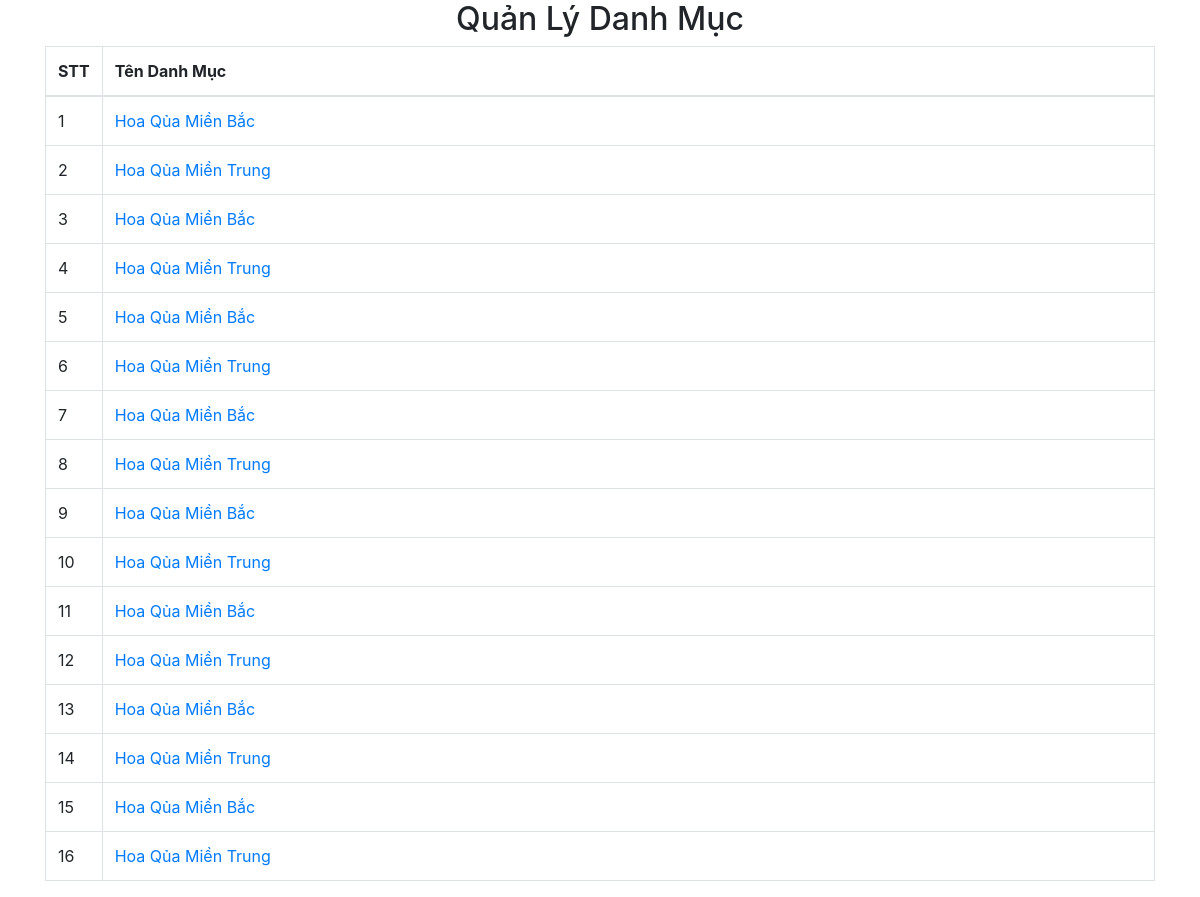
The app's page /frontend/index.php with its own data.
### tables this page shows
CREATE TABLE `category` (
  `id` int(11) NOT NULL,
  `name` varchar(50) NOT NULL,
  `created_at` datetime DEFAULT NULL,
  `updated_at` datetime DEFAULT NULL
);

### db/dbhelper.php (called while the page is built, shortened)
<?php
function executeResult($sql) {
	$con = mysqli_connect(HOST, USERNAME, PASSWORD, DATABASE);
    mysqli_set_charset($con, 'utf8');
	$result = mysqli_query($con, $sql);
	$data   = [];
	if($result != null)
	{
		while ($row = mysqli_fetch_array($result, 1))
		{
			$data[] = $row;
		}
	}
	return $data;
}

### frontend/index.php (the view, shortened to what this page needs)
<!DOCTYPE html>
<html>
<head>
	<link rel="stylesheet" href="https://maxcdn.bootstrapcdn.com/bootstrap/4.4.1/css/bootstrap.min.css">
</head>
<body>
<?php
    require_once('../db/dbhelper.php');
?>
	<div class="container">
		<div class="panel panel-primary">
			<div class="panel-heading">
				<h2 class="text-center">Quản Lý Danh Mục</h2>
			</div>
			<div class="panel-body">
                <table class="table table-bordered table-hover">
                    <thead>
                        <tr>
                            <th width="50px">STT</th>
                            <th>Tên Danh Mục</th>
                        </tr>
                    </thead>
                    <tbody>
                    <?php
                        $sql = 'select * from category';
                        $categoryList = executeResult($sql);
                        $index = 1;
                        foreach ($categoryList as $item)
                        {
                            echo '<tr>
                                    <td>'.($index++).'</td>
                                    <td>
                                        <a href="category.php?id= '.$item['id'].'">
                                            '.$item['name'].'
                                        </a>
                                    </td>
                                </tr>';
                        }
                        ?>
                    </tbody>
                </table>
			</div>
		</div>
	</div>
</body>
</html>

### records on screen
category: name "Hoa Qủa Miền Bắc"
category: name "Hoa Qủa Miền Trung"
category: name "Hoa Qủa Miền Bắc"
category: name "Hoa Qủa Miền Trung"
category: name "Hoa Qủa Miền Bắc"
category: name "Hoa Qủa Miền Trung"
category: name "Hoa Qủa Miền Bắc"
category: name "Hoa Qủa Miền Trung"
category: name "Hoa Qủa Miền Bắc"
category: name "Hoa Qủa Miền Trung"
category: name "Hoa Qủa Miền Bắc"
category: name "Hoa Qủa Miền Trung"
category: name "Hoa Qủa Miền Bắc"
category: name "Hoa Qủa Miền Trung"
category: name "Hoa Qủa Miền Bắc"
category: name "Hoa Qủa Miền Trung"
